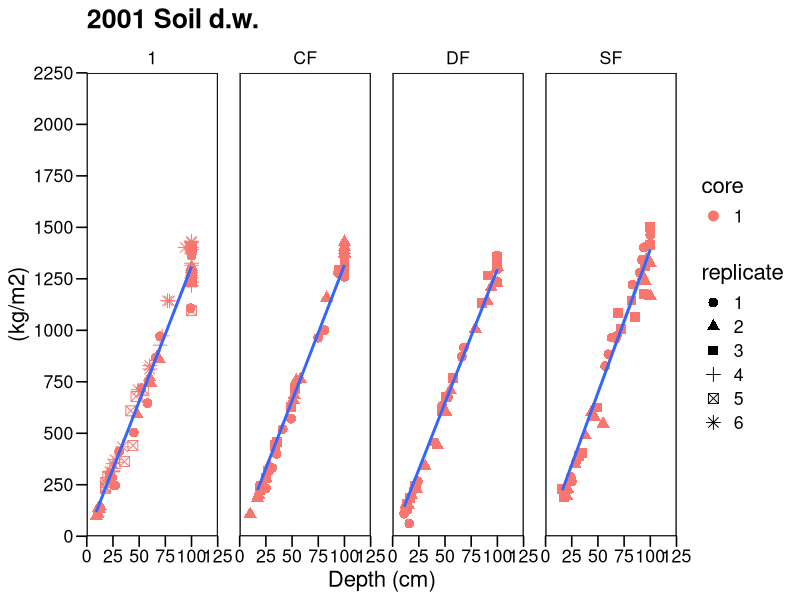
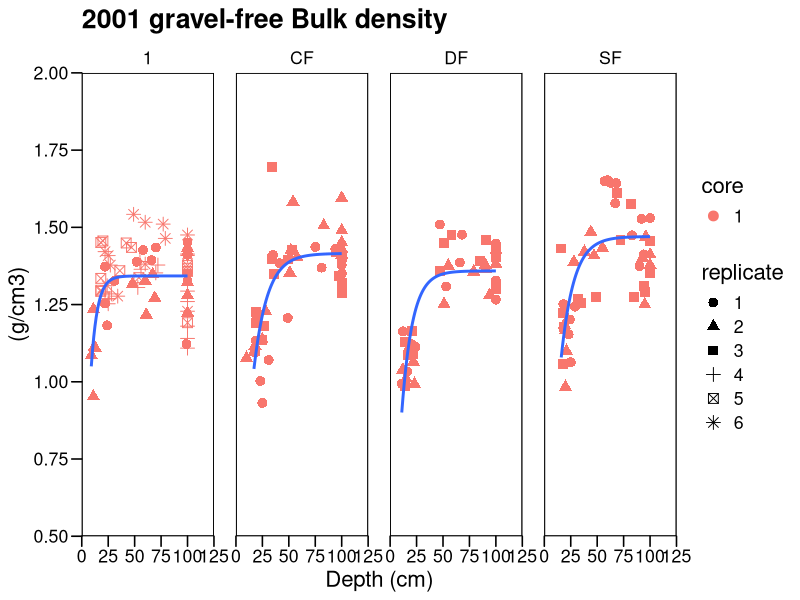
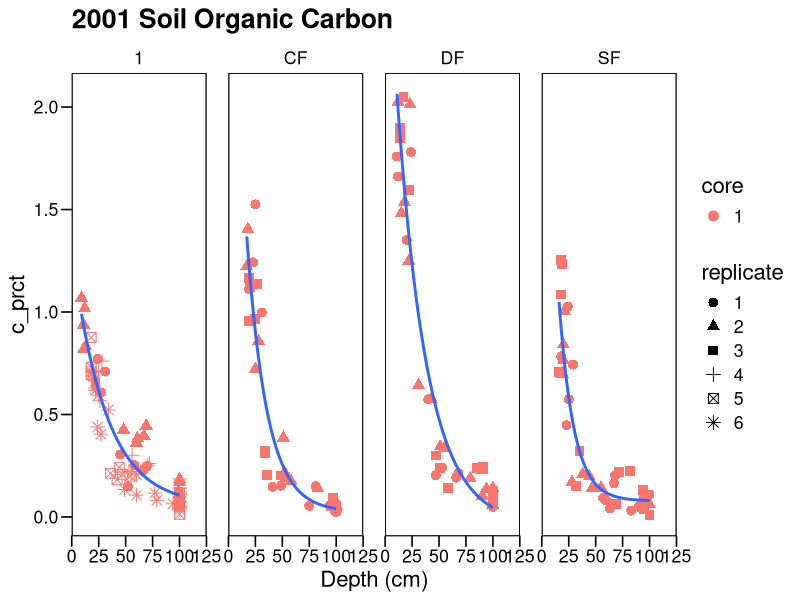
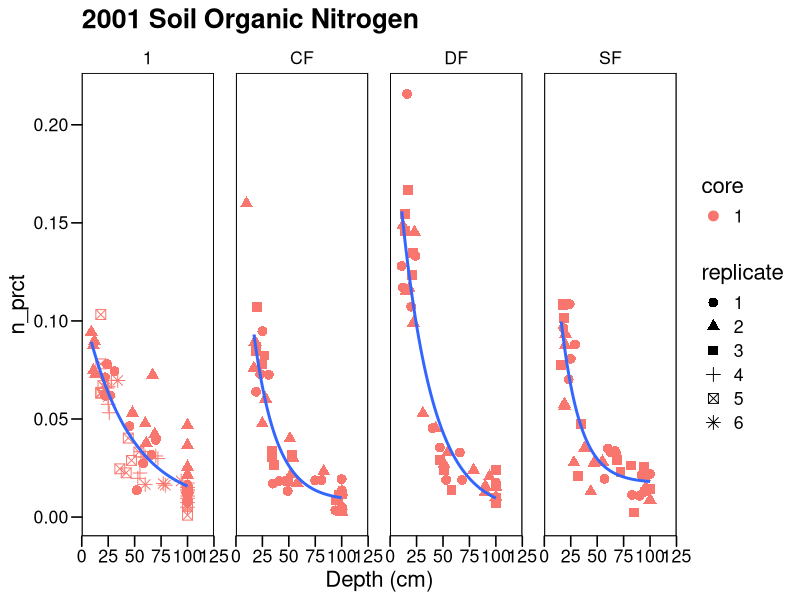
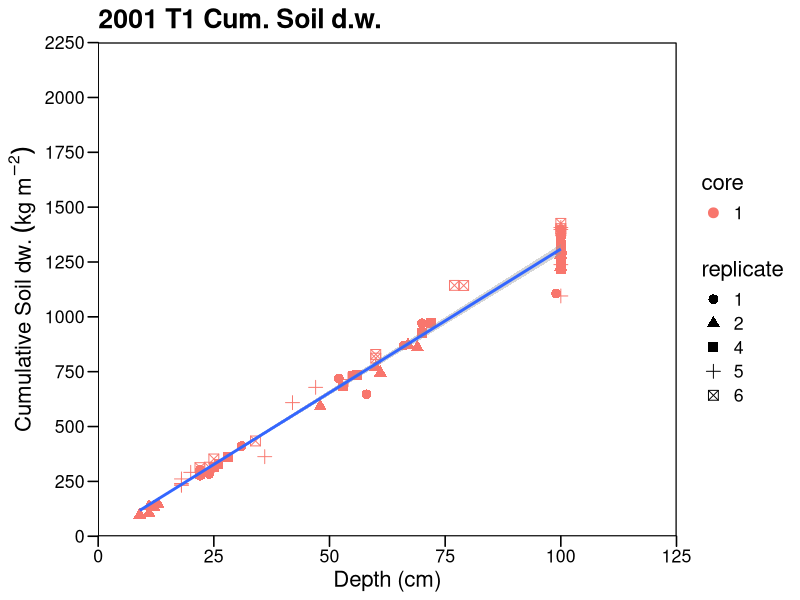
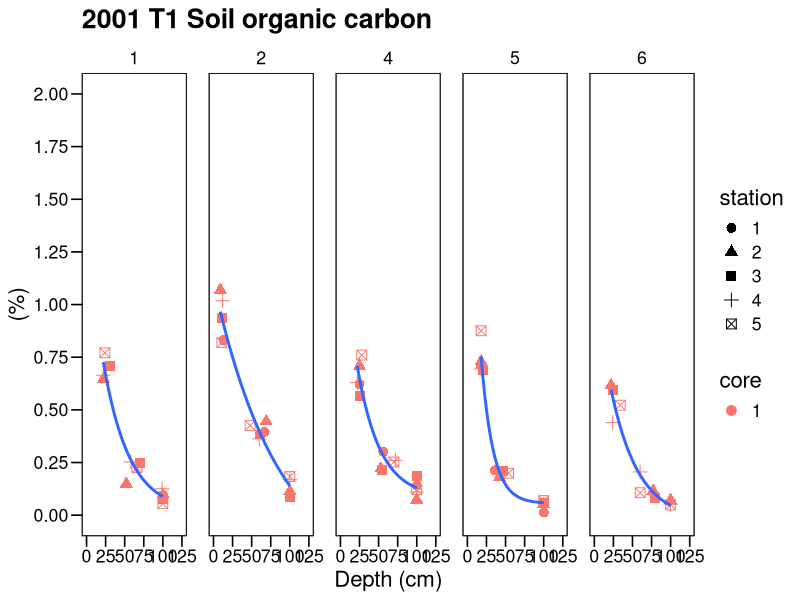

Source code (R) for these figures, in order: (Note: this script raises an error after producing the figures.)

setwd("C:/Users/scm_c/Dropbox/GLR_MSU_postdoc/LTER KBS Project/Deep_soilcores/Calculations/Final_Calculations")
rm(list=ls())

library(tidyverse)
library(dplyr,warn.conflicts = FALSE)

packageVersion("dplyr")

df <-read.csv("LTERData_2001_ReRanSamples.csv", comment.char='#')
df$station <- as.factor(df$station)
df$replicate <- as.factor(df$replicate)
df$core <- as.factor(df$core)

## Non-linear Functions ####
## Exponential decay, 3 parameters function ####
ExpoD3p <- function (X, # explanatory variable (e.g. depth)
                     yb = -0.07, #variable (e.g., %C, or %N) at the base of the profile,         
                     A=2.8, # Difference between variable at the surface minus at the base of the profile a= Yo - Yb
                     k = 0.03 # det. the steepness of the curve
){
  yb+A*exp(-k*X)
}


##Exponential rise function ####
ExpoRise <- function (X, #explanatory variably (depth)
                      Bdmin = 1.6, # initial or maximum value of Bulk density,
                      b=0.02 # rate constant det. the steepness of the curve)
){
  Bdmin*(1-exp(-b*X))
}



##GRaphs for all treatments T1-T7
dff <- df[df$treatment %in% c("1","CF","DF","SF"),]
df_2 <- dff %>% 
  drop_na()


# Soil D.w.
df_2%>%
  ggplot(aes(depth,cum_soil_dw))+
  geom_point(data=dff, aes(shape= replicate, color=core),size=3)+
  geom_smooth(aes(), method="lm",
              formula = y ~ 0+x)+
  scale_x_continuous(limits= c(0,125),breaks = seq(0,125,25),expand=c(0,0),
                     name="Depth (cm)")+
  scale_y_continuous(limits= c(0,2250),breaks = seq(0,2250,250),expand=c(0,0),
                     name= "(kg/m2)")+
  facet_grid(.~treatment)+
  ggthemes::theme_base() + theme(plot.background = element_blank(),
                                 legend.position = "right")+ 
  labs(title="2001 Soil d.w.")+
  theme(panel.spacing = unit(1.1, "lines"))

ggsave("2001_cum_soildw.png",width = 16,height = 5,units = "in")

# Bulk Density Gravel free graph
df_2%>%
  ggplot(aes(depth, gavel_free_Bd))+
  geom_point(data=dff, aes(shape=replicate, color=core), size=3)+
  geom_smooth(method = "nls",
              formula=y~ExpoRise(x,Bdmin,b), # this is an nls argument, 
              #but stat_smooth passes the parameter along
              method.args = list(start=c(Bdmin=1.34, b=0.17),
                                 control=nls.control(maxiter = 100,
                                                     tol = 1e-3)), 
              se=FALSE) +
  scale_y_continuous(limits= c(0.5,2),breaks = seq(0.5,2,0.25),expand=c(0,0),
                     name= "(g/cm3)")+
  scale_x_continuous(limits= c(0,125),breaks = seq(0,125,25),expand=c(0,0),
                     name="Depth (cm)")+
  facet_grid(.~treatment)+
  ggthemes::theme_base() + theme(plot.background = element_blank(),
                                 legend.position = "right")+ 
  labs(title="2001 gravel-free Bulk density")+
  theme(panel.spacing = unit(1.1, "lines"))

ggsave("2001_bd.png",width = 16,height = 5,units = "in")

# Soil %OC graph

df_2%>%
  ggplot(aes(depth,c_prct))+
  geom_point(data=dff, aes(shape= replicate, color=core),size=3)+
  geom_smooth(method = "nls",
              formula=y~ExpoD3p(x,yb,A,k), # this is an nls argument, 
              #but stat_smooth passes the parameter along
              method.args = list(start=c(yb=-0.07,A=2.8, k=0.03),
                                 control=nls.control(maxiter = 1000,
                                                     tol = 1e-3)), 
              se=FALSE) +
  scale_x_continuous(limits= c(0,125),breaks = seq(0,125,25),expand=c(0,0),
                     name="Depth (cm)")+
  #  scale_y_continuous(limits= c(0,2.5),breaks = seq(0,2.5,0.5),expand=c(0,0),
  #                    name= "(%)")+
  facet_grid(.~treatment)+
  ggthemes::theme_base() + theme(plot.background = element_blank(),
                                 legend.position = "right")+ 
  labs(title="2001 Soil Organic Carbon")+
  theme(panel.spacing = unit(1.1, "lines"))

ggsave("2013_SOCprct_v2.png",width = 16,height = 5,units = "in")

# Soil %N graph

df_2%>%
  ggplot(aes(depth,n_prct))+
  geom_point(data=dff, aes(shape= replicate, color=core),size=3)+
  geom_smooth(method = "nls",
              formula=y~ExpoD3p(x,yb,A,k), # this is an nls argument, 
              #but stat_smooth passes the parameter along
              method.args = list(start=c(yb=-0.07,A=2.8, k=0.03),
                                 control=nls.control(maxiter = 1000,
                                                     tol = 1e-3)), 
              se=FALSE) +
  scale_x_continuous(limits= c(0,125),breaks = seq(0,125,25),expand=c(0,0),
                     name="Depth (cm)")+
  # scale_y_continuous(limits= c(0,0.25),breaks = seq(0,0.35,0.05),expand=c(0,0),
  #                   name= "(%)")+
  facet_grid(.~treatment)+
  ggthemes::theme_base() + theme(plot.background = element_blank(),
                                 legend.position = "right")+ 
  labs(title="2001 Soil Organic Nitrogen")+
  theme(panel.spacing = unit(1.1, "lines"))

ggsave("2001_SONprct_v2.png",width = 16,height = 5,units = "in")

##____________Treatment 1 _____________####
##1) Cumulative SOIL D.W. -->Fitting linear regression to Cumulative Soil dw, intercept=0 
df1 <- filter(df_2,treatment== '1')

linearMod <- lm(cum_soil_dw ~ 0+depth, data=df1)  # build linear regression model on full data
summary(linearMod)

df1%>%
  ggplot(aes(depth,cum_soil_dw))+
  geom_point(data=df1, aes(shape= replicate, color=core),size=3)+
  geom_smooth(aes(), method="lm", 
              formula = y ~ 0+x)+
  scale_x_continuous(limits= c(0,125),breaks = seq(0,125,25), expand=c(0,0))+
  scale_y_continuous(limits= c(0,2250),breaks = seq(0,2250,250), expand=c(0,0))+
  labs(x="Depth (cm)", y=expression(Cumulative~Soil~dw.~(kg~m^{-2})))+
  ggthemes::theme_base() + theme(plot.background = element_blank(),
                                 legend.position = "right")+ 
  labs(title="2001 T1 Cum. Soil d.w.")
ggsave("2001_T1_cumsoildw.png",width = 7,height = 5,units = "in")


### 2) Obtaining initial coefficients for Exponential Decay fitted to SOC% 
reg.ExpoD1 <- nls(c_prct  ~ ExpoD3p(depth,yb,A,k),
                  data=df1,
                  start=c(yb= 0.0565, A= 1.25, k=0.032),
                  control=nls.control(maxiter= 1000, tol=1e-3))

summary(reg.ExpoD1)

#Soil Organic %C graph per replicate 

df1%>%
  ggplot(aes(depth, c_prct))+
  geom_point(data=df1, aes(shape=station, color=core), size=3)+
  geom_smooth(method = "nls",
              formula=y~ExpoD3p(x,yb,A,k), # this is an nls argument, 
              #but stat_smooth passes the parameter along
              method.args = list(start=c(yb=0.0557, A= 1.25, k=0.032),
                                 control=nls.control(maxiter = 100,
                                                     tol = 1e-3)), 
              se=FALSE) +
  scale_y_continuous(limits= c(0,2),breaks = seq(0,2,0.25),
                     name= "(%)")+
  scale_x_continuous(limits= c(0,125),breaks = seq(0,125,25),
                     name="Depth (cm)")+
  facet_grid(.~replicate)+
  ggthemes::theme_base() + theme(plot.background = element_blank(),
                                 legend.position = "right")+ 
  labs(title="2001 T1 Soil organic carbon")+
  theme(panel.spacing = unit(1.1, "lines"))

ggsave("2001_T1_SOCprct.png",width = 16,height = 4,units = "in")

## Getting Coefficients T1 SOC 

df1 %>% split(.$replicate)%>% 
  map( ~nls(c_prct ~ yb + A *(exp(-k*depth)), data = ., start = list(yb=0.0557, A= 1.25, k=0.032)))%>% 
  map(summary)%>% 
  map("coefficients") 

## Per Rep 
# Rep 1
df_r1 <- df1 %>%
  dplyr::filter(replicate==("1"))

reg.ExpoD_r1 <- nls(c_prct  ~ ExpoD3p(depth,yb,A,k),
                    data=df_r1,
                    start=c(yb= 0.028, A= 1.098, k=0.030),
                    control=nls.control(maxiter= 1000, tol=1e-3))
summary(reg.ExpoD_r1)

# Rep 2
df_r2 <- df1 %>%
  dplyr::filter(replicate==("2"))

reg.ExpoD_r2 <- nls(c_prct  ~ ExpoD3p(depth,yb,A,k),
                    data=df_r2,
                    start=c(yb= 0.038, A= 1.090, k=0.030),
                    control=nls.control(maxiter= 1000, tol=1e-3))

summary(reg.ExpoD_r2)

# Rep 4
df_r4 <- df1 %>%
  dplyr::filter(replicate==("4"))

reg.ExpoD_r4 <- nls(c_prct  ~ ExpoD3p(depth,yb,A,k),
                    data=df_r4,
                    start=c(yb= 0.038, A= 1.090, k=0.030),
                    control=nls.control(maxiter= 1000, tol=1e-3))

summary(reg.ExpoD_r4)

# Rep 5
df_r5 <- df1 %>%
  dplyr::filter(replicate==("5"))

reg.ExpoD_r5 <- nls(c_prct  ~ ExpoD3p(depth,yb,A,k),
                    data=df_r5,
                    start=c(yb= 0.038, A= 1.090, k=0.030),
                    control=nls.control(maxiter= 1000, tol=1e-3))

summary(reg.ExpoD_r5)

# Rep 6
df_r6 <- df1 %>%
  dplyr::filter(replicate==("6"))

reg.ExpoD_r6 <- nls(c_prct  ~ ExpoD3p(depth,yb,A,k),
                    data=df_r6,
                    start=c(yb= 0.038, A= 1.090, k=0.030),
                    control=nls.control(maxiter= 1000, tol=1e-3))

summary(reg.ExpoD_r6)

##3) GRAVEL-FREE BULK DENSITY fitting Exponential maximum rise function per replicate

##Obtaining initial coefficients for Exponential maximum rise fitted to Bulk density per Treatment
reg.ExpoRise1 <- nls(gavel_free_Bd ~ ExpoRise(depth,Bdmin,b),
                     data=df1,
                     start=c(Bdmin=1.57, b=0.25),
                     control=nls.control(maxiter= 100, tol=1e-3))

summary(reg.ExpoRise1)

# Bulk Density Gravel free graph
df1%>%
  ggplot(aes(depth, gavel_free_Bd))+
  geom_point(data=df1, aes(shape=replicate, color=core), size=3)+
  geom_smooth(method = "nls",
              formula=y~ExpoRise(x,Bdmin,b), # this is an nls argument, 
              #but stat_smooth passes the parameter along
              method.args = list(start=c(Bdmin=1.34, b=0.17),
                                 control=nls.control(maxiter = 100,
                                                     tol = 1e-3)), 
              se=FALSE) +
  scale_y_continuous(limits= c(0.5,2),breaks = seq(0.5,2,0.25),
                     name= "(g/cm3)")+
  scale_x_continuous(limits= c(0,125),breaks = seq(0,125,25),
                     name="Depth (cm)")+
  ggthemes::theme_base() + theme(plot.background = element_blank(),
                                 legend.position = "right")+ 
  labs(title="2001 T1 gravel-free Bulk density")

ggsave("2001_T1bd.png",width = 5,height = 5,units = "in")


### 4) Obtaining initial coefficients for Exponential Decay fitted to Soil %N ####
reg.ExpoD1 <- nls(n_prct  ~ ExpoD3p(depth,yb, A, k),
                  data=df1,
                  start=c(yb= 0.006, A= 0.103, k=0.023),
                  control=nls.control(maxiter= 1000, tol=1e-3))

summary(reg.ExpoD1)

#Soil Organic %N graph per replicate 

df1%>%
  ggplot(aes(depth, n_prct))+
  geom_point(data=df1, aes(shape=station, color=core), size=3)+
  geom_smooth(method = "nls",
              formula=y~ExpoD3p(x,yb, A, k), # this is an nls argument, 
              #but stat_smooth passes the parameter along
              method.args = list(start=c(yb= 0.006, A= 0.103, k=0.023),
                                 control=nls.control(maxiter = 1000,
                                                     tol = 1e-3)), 
              se=FALSE) +
  scale_y_continuous(limits= c(0,0.25),breaks = seq(0,0.25,0.05),
                     name= "(%)")+
  scale_x_continuous(limits= c(0,125),breaks = seq(0,125,25),
                     name="Depth (cm)")+
  facet_grid(.~replicate)+
  ggthemes::theme_base() + theme(plot.background = element_blank(),
                                 legend.position = "right")+ 
  labs(title="2001 T1 Soil Nitrogen")+
  theme(panel.spacing = unit(1.1, "lines"))

ggsave("2001_T1_SONprct.png",width = 16,height = 4,units = "in")

## Getting Coefficients T1 SON 

df1 %>% split(.$replicate)%>% 
  map( ~nls(n_prct ~ yb + A *(exp(-k*depth)), data = ., start = list(yb= 0.006, A= 0.103, k=0.023)))%>%  
  map(summary)%>% 
  map("coefficients") 

## Per Rep 
# Rep 1
df_r1 <- df1 %>%
  dplyr::filter(replicate==("1"))

reg.ExpoD_r1 <- nls(n_prct  ~ ExpoD3p(depth,yb,A,k),
                    data=df_r1,
                    start=c(yb= 0.038, A= 1.090, k=0.030),
                    control=nls.control(maxiter= 1000, tol=1e-3))
summary(reg.ExpoD_r1)

# Rep 2
df_r2 <- df1 %>%
  dplyr::filter(replicate==("2"))

reg.ExpoD_r2 <- nls(n_prct  ~ ExpoD3p(depth,yb,A,k),
                    data=df_r2,
                    start=c(yb= 0.038, A= 1.090, k=0.030),
                    control=nls.control(maxiter= 1000, tol=1e-3))

summary(reg.ExpoD_r2)

# Rep 4
df_r4 <- df1 %>%
  dplyr::filter(replicate==("4"))

reg.ExpoD_r4 <- nls(n_prct  ~ ExpoD3p(depth,yb,A,k),
                    data=df_r4,
                    start=c(yb= 0.038, A= 1.090, k=0.030),
                    control=nls.control(maxiter= 1000, tol=1e-3))

summary(reg.ExpoD_r4)

# Rep 5
df_r5 <- df1 %>%
  dplyr::filter(replicate==("5"))

reg.ExpoD_r5 <- nls(n_prct  ~ ExpoD3p(depth,yb,A,k),
                    data=df_r5,
                    start=c(yb= 0.038, A= 1.090, k=0.030),
                    control=nls.control(maxiter= 1000, tol=1e-3))

summary(reg.ExpoD_r5)

# Rep 6
df_r6 <- df1 %>%
  dplyr::filter(replicate==("6"))

reg.ExpoD_r6 <- nls(n_prct  ~ ExpoD3p(depth,yb,A,k),
                    data=df_r6,
                    start=c(yb= 0.038, A= 1.090, k=0.030),
                    control=nls.control(maxiter= 1000, tol=1e-3))

summary(reg.ExpoD_r6)



##____________Treatment CF _____________####
##1) Cumulative SOIL D.W. -->Fitting linear regression to Cumulative Soil dw, intercept=0 ####
dfcf <- filter(df_2,treatment== 'CF')

linearMod <- lm(cum_soil_dw ~ 0+depth, data=dfcf)  # build linear regression model on full data
summary(linearMod)

dfcf%>%
  ggplot(aes(depth,cum_soil_dw))+
  geom_point(data=dfcf, aes(shape= replicate, color=core),size=3)+
  geom_smooth(aes(), method="lm", 
              formula = y ~ 0+x)+
  scale_x_continuous(limits= c(0,125),breaks = seq(0,125,25), expand=c(0,0))+
  scale_y_continuous(limits= c(0,2250),breaks = seq(0,2250,250), expand=c(0,0))+
  labs(x="Depth (cm)", y=expression(Cumulative~Soil~dw.~(kg~m^{-2})))+
  ggthemes::theme_base() + theme(plot.background = element_blank(),
                                 legend.position = "right")+ 
  labs(title="2001 CF Cum. Soil d.w.")
ggsave("2001_CF_cumsoildw.png",width = 7,height = 5,units = "in")


### 2) Obtaining initial coefficients for Exponential Decay fitted to SOC% ####
reg.ExpoD1 <- nls(c_prct  ~ ExpoD3p(depth,yb,A,k),
                  data=dfcf,
                  start=c(yb= 0.025, A= 3.33, k=0.053),
                  control=nls.control(maxiter= 1000, tol=1e-3))

summary(reg.ExpoD1)

#Soil Organic %C graph per replicate 

dfcf%>%
  ggplot(aes(depth, c_prct))+
  geom_point(data=dfcf, aes(shape=station, color=core), size=3)+
  geom_smooth(method = "nls",
              formula=y~ExpoD3p(x,yb,A,k), # this is an nls argument, 
              #but stat_smooth passes the parameter along
              method.args = list(start=c(yb= 0.025, A= 3.33, k=0.053),
                                 control=nls.control(maxiter = 100,
                                                     tol = 1e-3)), 
              se=FALSE) +
  scale_y_continuous(limits= c(0,2),breaks = seq(0,2,0.25),
                     name= "(%)")+
  scale_x_continuous(limits= c(0,125),breaks = seq(0,125,25),
                     name="Depth (cm)")+
  facet_grid(.~replicate)+
  ggthemes::theme_base() + theme(plot.background = element_blank(),
                                 legend.position = "right")+ 
  labs(title="2001 CF Soil organic carbon")+
  theme(panel.spacing = unit(1.1, "lines"))

ggsave("2001_CF_SOCprct.png",width = 16,height = 4,units = "in")

## Getting Coefficients T1 SOC 

dfcf %>% split(.$replicate)%>% 
  map( ~nls(c_prct ~ yb + A *(exp(-k*depth)), data = ., start = list(yb= 0.025, A= 3.33, k=0.053)))%>% 
  map(summary)%>% 
  map("coefficients") 

## Per Rep 
# Rep 1
df_r1 <- dfcf %>%
  dplyr::filter(replicate==("1"))

reg.ExpoD_r1 <- nls(c_prct  ~ ExpoD3p(depth,yb,A,k),
                    data=df_r1,
                    start=c(yb= 0.025, A= 3.33, k=0.053),
                    control=nls.control(maxiter= 1000, tol=1e-3))
summary(reg.ExpoD_r1)

# Rep 2
df_r2 <- dfcf %>%
  dplyr::filter(replicate==("2"))

reg.ExpoD_r2 <- nls(c_prct  ~ ExpoD3p(depth,yb,A,k),
                    data=df_r2,
                    start=c(yb= 0.025, A= 3.33, k=0.053),
                    control=nls.control(maxiter= 1000, tol=1e-3))

summary(reg.ExpoD_r2)

# Rep 3
df_r3 <- dfcf %>%
  dplyr::filter(replicate==("3"))

reg.ExpoD_r4 <- nls(c_prct  ~ ExpoD3p(depth,yb,A,k),
                    data=df_r3,
                    start=c(yb= 0.025, A= 3.33, k=0.053),
                    control=nls.control(maxiter= 1000, tol=1e-3))

summary(reg.ExpoD_r4)

##3) GRAVEL-FREE BULK DENSITY fitting Exponential maximum rise function per replicate ####

##Obtaining initial coefficients for Exponential maximum rise fitted to Bulk density per Treatment
reg.ExpoRise1 <- nls(gavel_free_Bd ~ ExpoRise(depth,Bdmin,b),
                     data=dfcf,
                     start=c(Bdmin=1.57, b=0.25),
                     control=nls.control(maxiter= 100, tol=1e-3))

summary(reg.ExpoRise1)

# Bulk Density Gravel free graph
dfcf%>%
  ggplot(aes(depth, gavel_free_Bd))+
  geom_point(data=dfcf, aes(shape=replicate, color=core), size=3)+
  geom_smooth(method = "nls",
              formula=y~ExpoRise(x,Bdmin,b), # this is an nls argument, 
              #but stat_smooth passes the parameter along
              method.args = list(start=c(Bdmin=1.34, b=0.17),
                                 control=nls.control(maxiter = 100,
                                                     tol = 1e-3)), 
              se=FALSE) +
  scale_y_continuous(limits= c(0.5,2),breaks = seq(0.5,2,0.25),
                     name= "(g/cm3)")+
  scale_x_continuous(limits= c(0,125),breaks = seq(0,125,25),
                     name="Depth (cm)")+
  ggthemes::theme_base() + theme(plot.background = element_blank(),
                                 legend.position = "right")+ 
  labs(title="2001 CF gravel-free Bulk density")

ggsave("2001_CFbd.png",width = 5,height = 5,units = "in")


### 4) Obtaining initial coefficients for Exponential Decay fitted to Soil %N ####
reg.ExpoD1 <- nls(n_prct  ~ ExpoD3p(depth,yb, A, k),
                  data=dfcf,
                  start=c(yb= 0.008, A= 0.189, k=0.047),
                  control=nls.control(maxiter= 1000, tol=1e-3))

summary(reg.ExpoD1)

#Soil Organic %N graph per replicate 

dfcf%>%
  ggplot(aes(depth, n_prct))+
  geom_point(data=dfcf, aes(shape=station, color=core), size=3)+
  geom_smooth(method = "nls",
              formula=y~ExpoD3p(x,yb, A, k), # this is an nls argument, 
              #but stat_smooth passes the parameter along
              method.args = list(start=c(yb= 0.008, A= 0.189, k=0.047),
                                 control=nls.control(maxiter = 1000,
                                                     tol = 1e-3)), 
              se=FALSE) +
  scale_y_continuous(limits= c(0,0.25),breaks = seq(0,0.25,0.05),
                     name= "(%)")+
  scale_x_continuous(limits= c(0,125),breaks = seq(0,125,25),
                     name="Depth (cm)")+
  facet_grid(.~replicate)+
  ggthemes::theme_base() + theme(plot.background = element_blank(),
                                 legend.position = "right")+ 
  labs(title="2001 CF Soil Nitrogen")+
  theme(panel.spacing = unit(1.1, "lines"))

ggsave("2001_CF_SONprct.png",width = 16,height = 4,units = "in")

## Getting Coefficients T1 SON 

dfcf %>% split(.$replicate)%>% 
  map( ~nls(n_prct ~ yb + A *(exp(-k*depth)), data = ., start = list(yb= 0.008, A= 0.189, k=0.047)))%>%  
  map(summary)%>% 
  map("coefficients") 

## Per Rep 
# Rep 1
df_r1 <- dfcf %>%
  dplyr::filter(replicate==("1"))

reg.ExpoD_r1 <- nls(n_prct  ~ ExpoD3p(depth,yb,A,k),
                    data=df_r1,
                    start=c(yb= 0.008, A= 0.189, k=0.047),
                    control=nls.control(maxiter= 1000, tol=1e-3))
summary(reg.ExpoD_r1)

# Rep 2
df_r2 <- dfcf %>%
  dplyr::filter(replicate==("2"))

reg.ExpoD_r2 <- nls(n_prct  ~ ExpoD3p(depth,yb,A,k),
                    data=df_r2,
                    start=c(yb= 0.008, A= 0.189, k=0.047),
                    control=nls.control(maxiter= 1000, tol=1e-3))

summary(reg.ExpoD_r2)

# Rep 3
df_r3 <- dfcf %>%
  dplyr::filter(replicate==("3"))

reg.ExpoD_r3 <- nls(n_prct  ~ ExpoD3p(depth,yb,A,k),
                    data=df_r3,
                    start=c(yb= 0.008, A= 0.189, k=0.047),
                    control=nls.control(maxiter= 1000, tol=1e-3))
summary(reg.ExpoD_r3)




##____________Treatment DF _____________####
##1) Cumulative SOIL D.W. -->Fitting linear regression to Cumulative Soil dw, intercept=0 ####
dfdf <- filter(df_2,treatment== 'DF')

linearMod <- lm(cum_soil_dw ~ 0+depth, data=dfdf)  # build linear regression model on full data
summary(linearMod)

dfdf%>%
  ggplot(aes(depth,cum_soil_dw))+
  geom_point(data=dfdf, aes(shape= replicate, color=core),size=3)+
  geom_smooth(aes(), method="lm", 
              formula = y ~ 0+x)+
  scale_x_continuous(limits= c(0,125),breaks = seq(0,125,25), expand=c(0,0))+
  scale_y_continuous(limits= c(0,2250),breaks = seq(0,2250,250), expand=c(0,0))+
  labs(x="Depth (cm)", y=expression(Cumulative~Soil~dw.~(kg~m^{-2})))+
  ggthemes::theme_base() + theme(plot.background = element_blank(),
                                 legend.position = "right")+ 
  labs(title="2001 DF Cum. Soil d.w.")
ggsave("2001_DF_cumsoildw.png",width = 7,height = 5,units = "in")


### 2) Obtaining initial coefficients for Exponential Decay fitted to SOC% ####
reg.ExpoD1 <- nls(c_prct  ~ ExpoD3p(depth,yb,A,k),
                  data=dfdf,
                  start=c(yb= 0.005, A= 3.19, k=0.039),
                  control=nls.control(maxiter= 1000, tol=1e-3))

summary(reg.ExpoD1)

#Soil Organic %C graph per replicate 

dfdf%>%
  ggplot(aes(depth, c_prct))+
  geom_point(data=dfdf, aes(shape=station, color=core), size=3)+
  geom_smooth(method = "nls",
              formula=y~ExpoD3p(x,yb,A,k), # this is an nls argument, 
              #but stat_smooth passes the parameter along
              method.args = list(start=c(yb= 0.005, A= 3.19, k=0.039),
                                 control=nls.control(maxiter = 100,
                                                     tol = 1e-3)), 
              se=FALSE) +
  scale_y_continuous(limits= c(0,2),breaks = seq(0,2,0.25),
                     name= "(%)")+
  scale_x_continuous(limits= c(0,125),breaks = seq(0,125,25),
                     name="Depth (cm)")+
  facet_grid(.~replicate)+
  ggthemes::theme_base() + theme(plot.background = element_blank(),
                                 legend.position = "right")+ 
  labs(title="2001 DF Soil organic carbon")+
  theme(panel.spacing = unit(1.1, "lines"))

ggsave("2001_DF_SOCprct.png",width = 16,height = 4,units = "in")

## Getting Coefficients SOC 

dfdf %>% split(.$replicate)%>% 
  map( ~nls(c_prct ~ yb + A *(exp(-k*depth)), data = ., start = list(yb= 0.025, A= 3.33, k=0.053)))%>% 
  map(summary)%>% 
  map("coefficients") 

## Per Rep 
# Rep 1
df_r1 <- dfdf %>%
  dplyr::filter(replicate==("1"))

reg.ExpoD_r1 <- nls(c_prct  ~ ExpoD3p(depth,yb,A,k),
                    data=df_r1,
                    start=c(yb= 0.025, A= 3.33, k=0.053),
                    control=nls.control(maxiter= 1000, tol=1e-3))
summary(reg.ExpoD_r1)

# Rep 2
df_r2 <- dfdf %>%
  dplyr::filter(replicate==("2"))

reg.ExpoD_r2 <- nls(c_prct  ~ ExpoD3p(depth,yb,A,k),
                    data=df_r2,
                    start=c(yb= 0.025, A= 3.33, k=0.053),
                    control=nls.control(maxiter= 1000, tol=1e-3))

summary(reg.ExpoD_r2)

# Rep 3
df_r3 <- dfdf %>%
  dplyr::filter(replicate==("3"))

reg.ExpoD_r4 <- nls(c_prct  ~ ExpoD3p(depth,yb,A,k),
                    data=df_r3,
                    start=c(yb= 0.025, A= 3.33, k=0.053),
                    control=nls.control(maxiter= 1000, tol=1e-3))

summary(reg.ExpoD_r4)

##3) GRAVEL-FREE BULK DENSITY fitting Exponential maximum rise function per replicate ####
#Obtaining initial coefficients for Exponential maximum rise fitted to Bulk density per Treatment
reg.ExpoRise1 <- nls(gavel_free_Bd ~ ExpoRise(depth,Bdmin,b),
                     data=dfdf,
                     start=c(Bdmin=1.57, b=0.25),
                     control=nls.control(maxiter= 100, tol=1e-3))

summary(reg.ExpoRise1)

# Bulk Density Gravel free graph
dfdf%>%
  ggplot(aes(depth, gavel_free_Bd))+
  geom_point(data=dfdf, aes(shape=replicate, color=core), size=3)+
  geom_smooth(method = "nls",
              formula=y~ExpoRise(x,Bdmin,b), # this is an nls argument, 
              #but stat_smooth passes the parameter along
              method.args = list(start=c(Bdmin=1.34, b=0.17),
                                 control=nls.control(maxiter = 100,
                                                     tol = 1e-3)), 
              se=FALSE) +
  scale_y_continuous(limits= c(0.5,2),breaks = seq(0.5,2,0.25),
                     name= "(g/cm3)")+
  scale_x_continuous(limits= c(0,125),breaks = seq(0,125,25),
                     name="Depth (cm)")+
  ggthemes::theme_base() + theme(plot.background = element_blank(),
                                 legend.position = "right")+ 
  labs(title="2001 DF gravel-free Bulk density")

ggsave("2001_DFbd.png",width = 5,height = 5,units = "in")


### 4) Obtaining initial coefficients for Exponential Decay fitted to Soil %N ####
reg.ExpoD1 <- nls(n_prct  ~ ExpoD3p(depth,yb, A, k),
                  data=dfdf,
                  start=c(yb= 0.002, A= 0.223, k=0.034),
                  control=nls.control(maxiter= 1000, tol=1e-3))

summary(reg.ExpoD1)

#Soil Organic %N graph per replicate 

dfdf%>%
  ggplot(aes(depth, n_prct))+
  geom_point(data=dfdf, aes(shape=station, color=core), size=3)+
  geom_smooth(method = "nls",
              formula=y~ExpoD3p(x,yb, A, k), # this is an nls argument, 
              #but stat_smooth passes the parameter along
              method.args = list(start=c(yb= 0.002, A= 0.223, k=0.034),
                                 control=nls.control(maxiter = 1000,
                                                     tol = 1e-3)), 
              se=FALSE) +
  scale_y_continuous(limits= c(0,0.25),breaks = seq(0,0.25,0.05),
                     name= "(%)")+
  scale_x_continuous(limits= c(0,125),breaks = seq(0,125,25),
                     name="Depth (cm)")+
  facet_grid(.~replicate)+
  ggthemes::theme_base() + theme(plot.background = element_blank(),
                                 legend.position = "right")+ 
  labs(title="2001 DF Soil Nitrogen")+
  theme(panel.spacing = unit(1.1, "lines"))

ggsave("2001_DF_SONprct.png",width = 16,height = 4,units = "in")

## Getting Coefficients T1 SON 

dfdf %>% split(.$replicate)%>% 
  map( ~nls(n_prct ~ yb + A *(exp(-k*depth)), data = ., start = list(yb= 0.002, A= 0.223, k=0.034)))%>%  
  map(summary)%>% 
  map("coefficients") 

## Per Rep 
# Rep 1
df_r1 <- dfdf %>%
  dplyr::filter(replicate==("1"))

reg.ExpoD_r1 <- nls(n_prct  ~ ExpoD3p(depth,yb,A,k),
                    data=df_r1,
                    start=c(yb= 0.002, A= 0.223, k=0.034),
                    control=nls.control(maxiter= 1000, tol=1e-3))
summary(reg.ExpoD_r1)

# Rep 2
df_r2 <- dfdf %>%
  dplyr::filter(replicate==("2"))

reg.ExpoD_r2 <- nls(n_prct  ~ ExpoD3p(depth,yb,A,k),
                    data=df_r2,
                    start=c(yb= 0.002, A= 0.223, k=0.034),
                    control=nls.control(maxiter= 1000, tol=1e-3))

summary(reg.ExpoD_r2)

# Rep 3
df_r3 <- dfdf %>%
  dplyr::filter(replicate==("3"))

reg.ExpoD_r3 <- nls(n_prct  ~ ExpoD3p(depth,yb,A,k),
                    data=df_r3,
                    start=c(yb= 0.002, A= 0.223, k=0.034),
                    control=nls.control(maxiter= 1000, tol=1e-3))
summary(reg.ExpoD_r3)

##____________Treatment SF _____________####
##1) Cumulative SOIL D.W. -->Fitting linear regression to Cumulative Soil dw, intercept=0 ####
dfsf <- filter(df_2,treatment== 'SF')

linearMod <- lm(cum_soil_dw ~ 0+depth, data=dfsf)  # build linear regression model on full data
summary(linearMod)

dfsf%>%
  ggplot(aes(depth,cum_soil_dw))+
  geom_point(data=dfsf, aes(shape= replicate, color=core),size=3)+
  geom_smooth(aes(), method="lm", 
              formula = y ~ 0+x)+
  scale_x_continuous(limits= c(0,125),breaks = seq(0,125,25), expand=c(0,0))+
  scale_y_continuous(limits= c(0,2250),breaks = seq(0,2250,250), expand=c(0,0))+
  labs(x="Depth (cm)", y=expression(Cumulative~Soil~dw.~(kg~m^{-2})))+
  ggthemes::theme_base() + theme(plot.background = element_blank(),
                                 legend.position = "right")+ 
  labs(title="2001 SF Cum. Soil d.w.")
ggsave("2001_SF_cumsoildw.png",width = 7,height = 5,units = "in")


### 2) Obtaining initial coefficients for Exponential Decay fitted to SOC% ####
reg.ExpoD1 <- nls(c_prct  ~ ExpoD3p(depth,yb,A,k),
                  data=dfsf,
                  start=c(yb= 0.078, A= 3.12, k=0.073),
                  control=nls.control(maxiter= 1000, tol=1e-3))

summary(reg.ExpoD1)

#Soil Organic %C graph per replicate 

dfsf%>%
  ggplot(aes(depth, c_prct))+
  geom_point(data=dfsf, aes(shape=station, color=core), size=3)+
  geom_smooth(method = "nls",
              formula=y~ExpoD3p(x,yb,A,k), # this is an nls argument, 
              #but stat_smooth passes the parameter along
              method.args = list(start=c(yb= 0.078, A= 3.12, k=0.073),
                                 control=nls.control(maxiter = 100,
                                                     tol = 1e-3)), 
              se=FALSE) +
  scale_y_continuous(limits= c(0,2),breaks = seq(0,2,0.25),
                     name= "(%)")+
  scale_x_continuous(limits= c(0,125),breaks = seq(0,125,25),
                     name="Depth (cm)")+
  facet_grid(.~replicate)+
  ggthemes::theme_base() + theme(plot.background = element_blank(),
                                 legend.position = "right")+ 
  labs(title="2001 SF Soil organic carbon")+
  theme(panel.spacing = unit(1.1, "lines"))

ggsave("2001_SF_SOCprct.png",width = 16,height = 4,units = "in")

## Getting Coefficients SOC 

dfsf %>% split(.$replicate)%>% 
  map( ~nls(c_prct ~ yb + A *(exp(-k*depth)), data = ., start = list(yb= 0.025, A= 3.33, k=0.053)))%>% 
  map(summary)%>% 
  map("coefficients") 

## Per Rep 
# Rep 1
df_r1 <- dfsf %>%
  dplyr::filter(replicate==("1"))

reg.ExpoD_r1 <- nls(c_prct  ~ ExpoD3p(depth,yb,A,k),
                    data=df_r1,
                    start=c(yb= 0.025, A= 3.33, k=0.053),
                    control=nls.control(maxiter= 1000, tol=1e-3))
summary(reg.ExpoD_r1)

# Rep 2
df_r2 <- dfsf %>%
  dplyr::filter(replicate==("2"))

reg.ExpoD_r2 <- nls(c_prct  ~ ExpoD3p(depth,yb,A,k),
                    data=df_r2,
                    start=c(yb= 0.025, A= 3.33, k=0.053),
                    control=nls.control(maxiter= 1000, tol=1e-3))

summary(reg.ExpoD_r2)

# Rep 3
df_r3 <- dfsf %>%
  dplyr::filter(replicate==("3"))

reg.ExpoD_r4 <- nls(c_prct  ~ ExpoD3p(depth,yb,A,k),
                    data=df_r3,
                    start=c(yb= 0.025, A= 3.33, k=0.053),
                    control=nls.control(maxiter= 1000, tol=1e-3))

summary(reg.ExpoD_r4)

##3) GRAVEL-FREE BULK DENSITY fitting Exponential maximum rise function per replicate ####
#Obtaining initial coefficients for Exponential maximum rise fitted to Bulk density per Treatment
reg.ExpoRise1 <- nls(gavel_free_Bd ~ ExpoRise(depth,Bdmin,b),
                     data=dfsf,
                     start=c(Bdmin=1.47, b=0.08),
                     control=nls.control(maxiter= 100, tol=1e-3))

summary(reg.ExpoRise1)

# Bulk Density Gravel free graph
dfsf%>%
  ggplot(aes(depth, gavel_free_Bd))+
  geom_point(data=dfsf, aes(shape=replicate, color=core), size=3)+
  geom_smooth(method = "nls",
              formula=y~ExpoRise(x,Bdmin,b), # this is an nls argument, 
              #but stat_smooth passes the parameter along
              method.args = list(start=c(Bdmin=1.47, b=0.08),
                                 control=nls.control(maxiter = 100,
                                                     tol = 1e-3)), 
              se=FALSE) +
  scale_y_continuous(limits= c(0.5,2),breaks = seq(0.5,2,0.25),
                     name= "(g/cm3)")+
  scale_x_continuous(limits= c(0,125),breaks = seq(0,125,25),
                     name="Depth (cm)")+
  ggthemes::theme_base() + theme(plot.background = element_blank(),
                                 legend.position = "right")+ 
  labs(title="2001 SF gravel-free Bulk density")

ggsave("2001_SFbd.png",width = 5,height = 5,units = "in")


### 4) Obtaining initial coefficients for Exponential Decay fitted to Soil %N ####
reg.ExpoD1 <- nls(n_prct  ~ ExpoD3p(depth,yb, A, k),
                  data=dfsf,
                  start=c(yb= 0.017, A= 0.2, k=0.056),
                  control=nls.control(maxiter= 1000, tol=1e-3))

summary(reg.ExpoD1)

#Soil Organic %N graph per replicate 

dfsf%>%
  ggplot(aes(depth, n_prct))+
  geom_point(data=dfsf, aes(shape=station, color=core), size=3)+
  geom_smooth(method = "nls",
              formula=y~ExpoD3p(x,yb, A, k), # this is an nls argument, 
              #but stat_smooth passes the parameter along
              method.args = list(start=c(yb= 0.017, A= 0.2, k=0.056),
                                 control=nls.control(maxiter = 1000,
                                                     tol = 1e-3)), 
              se=FALSE) +
  scale_y_continuous(limits= c(0,0.25),breaks = seq(0,0.25,0.05),
                     name= "(%)")+
  scale_x_continuous(limits= c(0,125),breaks = seq(0,125,25),
                     name="Depth (cm)")+
  facet_grid(.~replicate)+
  ggthemes::theme_base() + theme(plot.background = element_blank(),
                                 legend.position = "right")+ 
  labs(title="2001 SF Soil Nitrogen")+
  theme(panel.spacing = unit(1.1, "lines"))

ggsave("2001_SF_SONprct.png",width = 16,height = 4,units = "in")

## Getting Coefficients SON 

dfsf %>% split(.$replicate)%>% 
  map( ~nls(n_prct ~ yb + A *(exp(-k*depth)), data = ., start = list(yb= 0.002, A= 0.223, k=0.034)))%>%  
  map(summary)%>% 
  map("coefficients") 

## Per Rep 
# Rep 1
df_r1 <- dfsf %>%
  dplyr::filter(replicate==("1"))

reg.ExpoD_r1 <- nls(n_prct  ~ ExpoD3p(depth,yb,A,k),
                    data=df_r1,
                    start=c(yb= 0.002, A= 0.223, k=0.034),
                    control=nls.control(maxiter= 1000, tol=1e-3))
summary(reg.ExpoD_r1)

# Rep 2
df_r2 <- dfsf %>%
  dplyr::filter(replicate==("2"))

reg.ExpoD_r2 <- nls(n_prct  ~ ExpoD3p(depth,yb,A,k),
                    data=df_r2,
                    start=c(yb= 0.002, A= 0.223, k=0.034),
                    control=nls.control(maxiter= 1000, tol=1e-3))

summary(reg.ExpoD_r2)

# Rep 3
df_r3 <- dfsf %>%
  dplyr::filter(replicate==("3"))

reg.ExpoD_r3 <- nls(n_prct  ~ ExpoD3p(depth,yb,A,k),
                    data=df_r3,
                    start=c(yb= 0.002, A= 0.223, k=0.034),
                    control=nls.control(maxiter= 1000, tol=1e-3))
summary(reg.ExpoD_r3)
